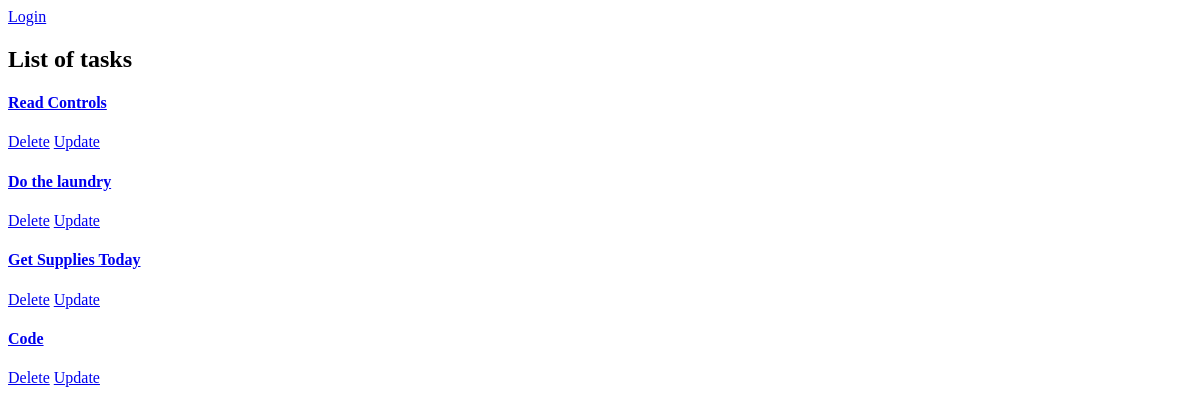
The app's page /, older data.
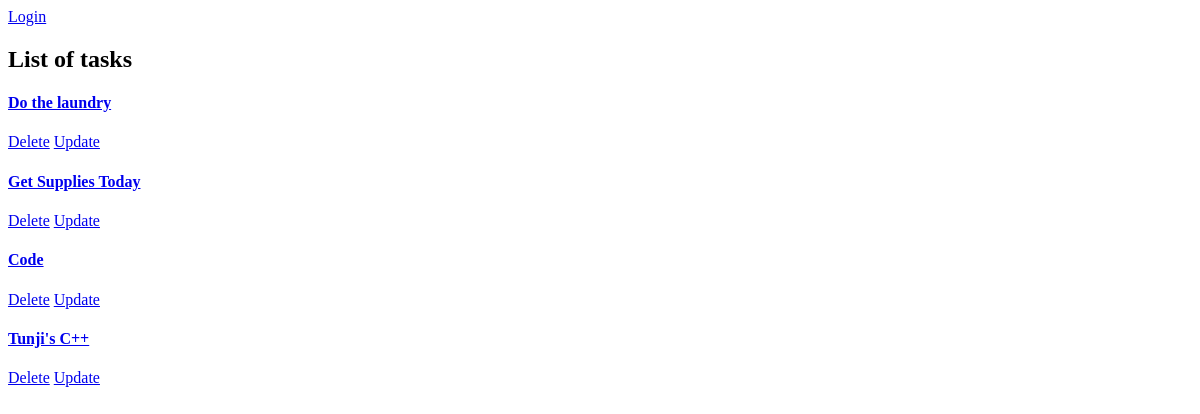
The same page, newer data.
### main/models.py (models this page shows)
class Task(models.Model):
    user = models.ForeignKey(User, on_delete=models.CASCADE, blank=True, null=True)
    title = models.CharField(max_length=50)
    description = models.TextField(blank=True, null=True)
    completed = models.BooleanField(default=False)
    created = models.DateTimeField(auto_now_add=True)
    slug = models.SlugField()
    def __str__(self):
        return self.title
    def get_absolute_url(self):
        return reverse("detail", kwargs={
            'slug': self.slug
        })
    class Meta:
        ordering = ["completed"]

### main/views.py (the view)
# urls.py: path('', TaskView.as_view(), name="home"),
class TaskView(ListView):
    model = Task
    context_object_name = "tasks"

### main/templates/main/task_list.html
{% if request.user.is_authenticated %}
<h5>{{ request.user }}</h5>
<a href="">Logout</a>
{% else %}
<a href="{% url 'login' %}">Login</a>
{% endif %}
<h2>List of tasks</h2>
{% for task in tasks %}
    <h4><a href="{{ task.get_absolute_url }}">{{ task }}</a></h4>
    <a href="{% url 'delete' task.slug %}">Delete</a>
    <a href="{% url 'update' task.slug %}">Update</a>
{% endfor %}

Row changes from the older to the newer data that the page shows:
removed Task: title "Read Controls"
added Task: title "Tunji's C++"
